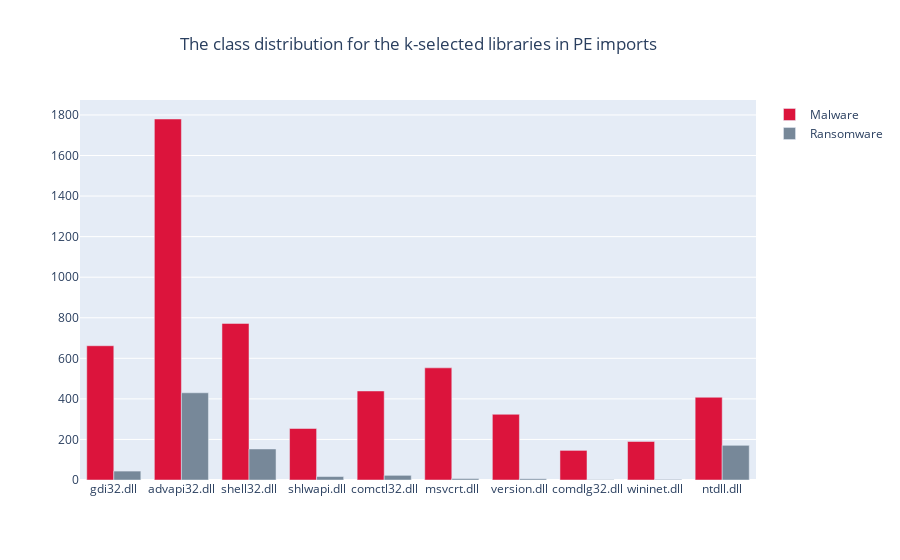

This figure's notebook cell:
### Code cell
#Most recurrent libraries: 
plot_class_distribution(df = df,
                        libraries = k_best_selected_libraries,
                        title = 'The class distribution for the k-selected libraries in PE imports')

### Figure 1 — Plotly figure (JSON) as saved in the notebook; plotly's stock layout.template omitted (floating-point values rounded to 4 significant figures)
{"data": [{"marker": {"color": ["crimson", "crimson", "crimson", "crimson", "crimson", "crimson", "crimson", "crimson", "crimson", "crimson"]}, "name": "Malware", "type": "bar", "x": ["gdi32.dll", "advapi32.dll", "shell32.dll", "shlwapi.dll", "comctl32.dll", "msvcrt.dll", "version.dll", "comdlg32.dll", "wininet.dll", "ntdll.dll"], "y": [662, 1780, 772, 254, 439, 553, 324, 146, 190, 408]}, {"marker": {"color": ["lightslategray", "lightslategray", "lightslategray", "lightslategray", "lightslategray", "lightslategray", "lightslategray", "lightslategray", "lightslategray", "lightslategray"]}, "name": "Ransomware", "type": "bar", "x": ["gdi32.dll", "advapi32.dll", "shell32.dll", "shlwapi.dll", "comctl32.dll", "msvcrt.dll", "version.dll", "comdlg32.dll", "wininet.dll", "ntdll.dll"], "y": [44, 430, 153, 17, 23, 7, 6, 2, 3, 171]}], "layout": {"barmode": "group", "title": {"text": "The class distribution for the k-selected libraries in PE imports", "x": 0.2}}}
